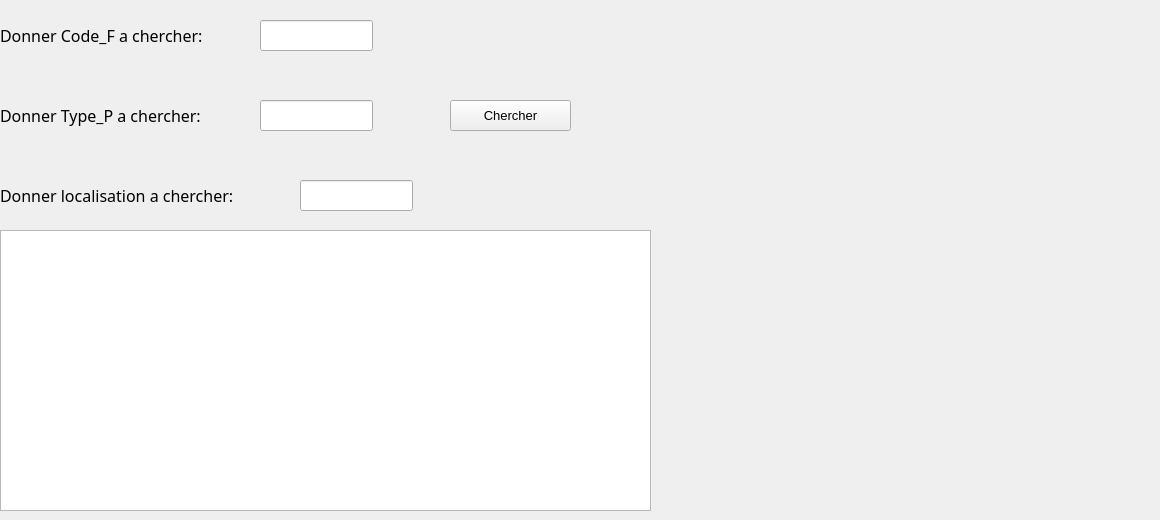
      <widget class="QWidget" name="tab">
       <attribute name="icon">
        <iconset resource="photos.qrc">
         <normaloff>:/chercher.png</normaloff>:/chercher.png</iconset>
       </attribute>
       <attribute name="title">
        <string>Chercher</string>
       </attribute>
       <widget class="QLabel" name="label_43">
        <property name="geometry">
         <rect>
          <x>0</x>
          <y>20</y>
          <width>251</width>
          <height>31</height>
         </rect>
        </property>
        <property name="font">
         <font>
          <family>MV Boli</family>
          <pointsize>10</pointsize>
         </font>
        </property>
        <property name="text">
         <string>&lt;html&gt;&lt;head/&gt;&lt;body&gt;&lt;p&gt;&lt;span style=&quot; font-size:12pt;&quot;&gt;Donner Code_F a chercher:&lt;/span&gt;&lt;/p&gt;&lt;/body&gt;&lt;/html&gt;</string>
        </property>
       </widget>
       <widget class="QLineEdit" name="lineEdit_chercher_fournisseur">
        <property name="geometry">
         <rect>
          <x>260</x>
          <y>20</y>
          <width>113</width>
          <height>31</height>
         </rect>
        </property>
        <property name="font">
         <font>
          <family>MV Boli</family>
          <pointsize>10</pointsize>
         </font>
        </property>
       </widget>
       <widget class="QTableView" name="chercher_fournisseur">
        <property name="geometry">
         <rect>
          <x>0</x>
          <y>230</y>
          <width>651</width>
          <height>281</height>
         </rect>
        </property>
        <property name="font">
         <font>
          <family>MV Boli</family>
          <pointsize>10</pointsize>
         </font>
        </property>
       </widget>
       <widget class="QLabel" name="label_44">
        <property name="enabled">
         <bool>true</bool>
        </property>
        <property name="geometry">
         <rect>
          <x>680</x>
          <y>100</y>
          <width>471</width>
          <height>221</height>
         </rect>
        </property>
        <property name="text">
         <string/>
        </property>
        <property name="pixmap">
         <pixmap resource="photos.qrc">:/livraison-fournisseurs-achats-gestion-commerciale.png</pixmap>
        </property>
        <property name="scaledContents">
         <bool>true</bool>
        </property>
       </widget>
       <widget class="QPushButton" name="Chercher_fournisseur">
        <property name="geometry">
         <rect>
          <x>450</x>
          <y>100</y>
          <width>121</width>
          <height>31</height>
         </rect>
        </property>
        <property name="font">
         <font>
          <pointsize>10</pointsize>
         </font>
        </property>
        <property name="text">
         <string>Chercher</string>
        </property>
        <property name="icon">
         <iconset resource="photos.qrc">
          <normaloff>:/chercher.png</normaloff>:/chercher.png</iconset>
        </property>
       </widget>
       <widget class="QLabel" name="label_45">
        <property name="geometry">
         <rect>
          <x>0</x>
          <y>100</y>
          <width>261</width>
          <height>31</height>
         </rect>
        </property>
        <property name="font">
         <font>
          <family>MV Boli</family>
          <pointsize>10</pointsize>
         </font>
        </property>
        <property name="text">
         <string>&lt;html&gt;&lt;head/&gt;&lt;body&gt;&lt;p&gt;&lt;span style=&quot; font-size:12pt;&quot;&gt;Donner Type_P a chercher:&lt;/span&gt;&lt;/p&gt;&lt;/body&gt;&lt;/html&gt;</string>
        </property>
       </widget>
       <widget class="QLineEdit" name="lineEdit_chercher_type_fournisseur">
        <property name="geometry">
         <rect>
          <x>260</x>
          <y>100</y>
          <width>113</width>
          <height>31</height>
         </rect>
        </property>
        <property name="font">
         <font>
          <family>MV Boli</family>
          <pointsize>10</pointsize>
         </font>
        </property>
       </widget>
       <widget class="QLineEdit" name="lineEdit_chercher_local_fournisseur">
        <property name="geometry">
         <rect>
          <x>300</x>
          <y>180</y>
          <width>113</width>
          <height>31</height>
         </rect>
        </property>
        <property name="font">
         <font>
          <family>MV Boli</family>
          <pointsize>10</pointsize>
         </font>
        </property>
       </widget>
       <widget class="QLabel" name="label_46">
        <property name="geometry">
         <rect>
          <x>0</x>
          <y>180</y>
          <width>291</width>
          <height>31</height>
         </rect>
        </property>
        <property name="font">
         <font>
          <family>MV Boli</family>
          <pointsize>10</pointsize>
         </font>
        </property>
        <property name="text">
         <string>&lt;html&gt;&lt;head/&gt;&lt;body&gt;&lt;p&gt;&lt;span style=&quot; font-size:12pt;&quot;&gt;Donner localisation a chercher:&lt;/span&gt;&lt;/p&gt;&lt;/body&gt;&lt;/html&gt;</string>
        </property>
       </widget>
      </widget>
